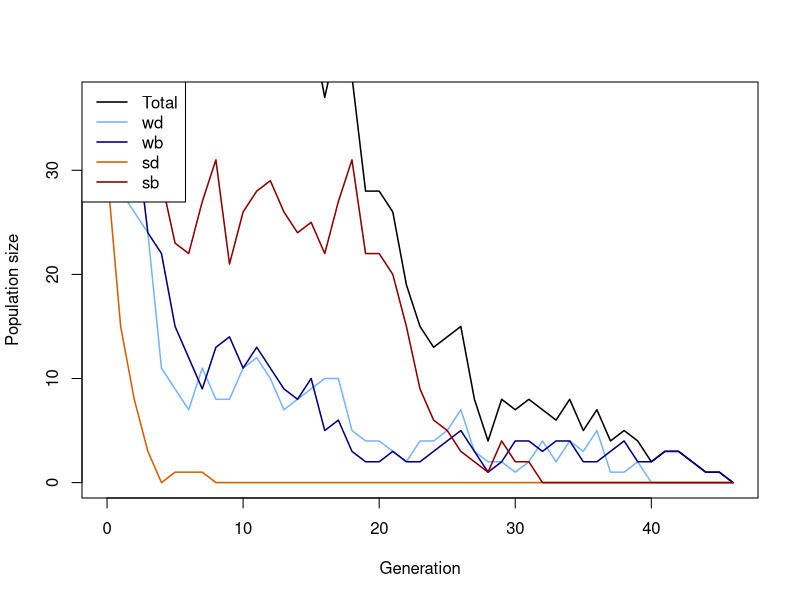
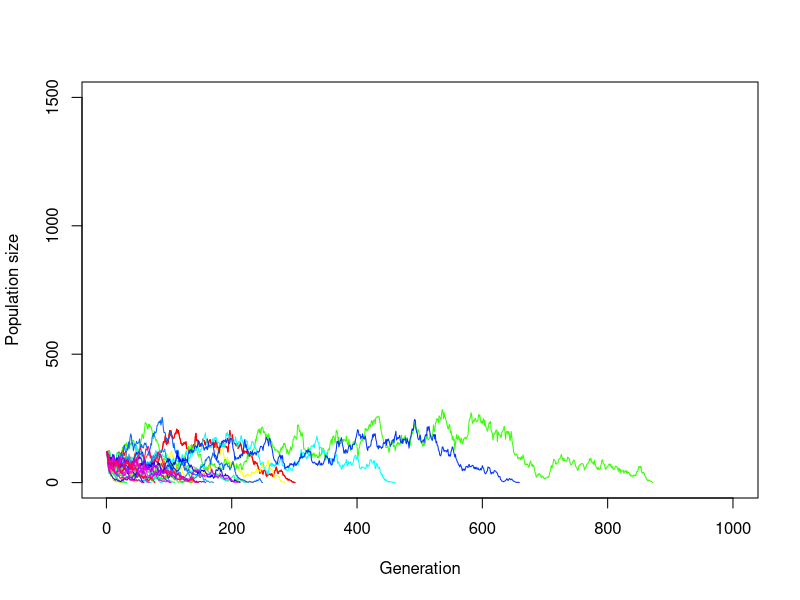
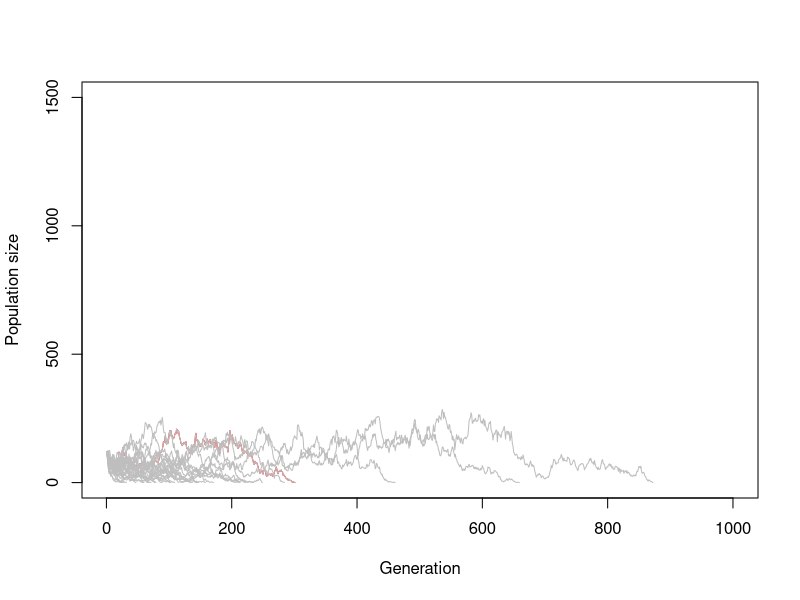

Write R code to recreate these figures, in order. (Note: this script raises an error after producing the figures.)
## ---- chunk 1
# Function for simulating one Generation in the Population
# adding the population sizes, decay rates, seleection coefficients and mutation rates
simulate_one_gen <- function(N_wd, N_wb, N_sd, N_sb, decay_rate_wm, decay_rate_sm, s_wm, s_sm, m_rate_wm, m_rate_sm) {
  
  # draw Offspring according to Poisson Distribution
  # altered so all four different mutations are considered 
  # for deleterious mutations the s is calculated minus (negative effect) and for the beneficial muation the s is added (positive effect)
  
  offsp_wd <- rpois(1, N_wd * (1-decay_rate_wm-s_wm))
  offsp_wb <- rpois(1, N_wb * (1-decay_rate_wm+s_wm))
  offsp_sd <- rpois(1, N_sd * (1-decay_rate_sm-s_sm))
  offsp_sb <- rpois(1, N_sb * (1-decay_rate_sm+s_sm))
  
  # draw changing Mutants according to Poisson Distribution
  # alterations considering the for different mutations 
  
  mut_wd_to_wb <- rpois(1, offsp_wd * m_rate_wm)
  mut_sd_to_sb <- rpois(1, offsp_sd * m_rate_sm)
  mut_wb_to_wd <- rpois(1, offsp_wb * m_rate_wm)
  mut_sb_to_sd <- rpois(1, offsp_sb * m_rate_sm)
  
  # determine new Population Sizes of all four Mutants (2 versions of weak Mutations   and 2   versions of strong Mutations)
  # to account for back mutations as well (beneficial to deleterious), mutations rates for these cases are added (mut_b_to_d)
  
  N_wd_new <- max(offsp_wd - mut_wd_to_wb+ mut_wb_to_wd,0)
  N_wb_new <- max(offsp_wb - mut_wb_to_wd+ mut_wd_to_wb,0)
  N_sd_new <- max(offsp_sd - mut_sd_to_sb+ mut_sb_to_sd,0)
  N_sb_new <- max(offsp_sb - mut_sb_to_sd+ mut_sd_to_sb,0)
  
  # with the return function, the new values for population sizes are stored
  
   # Return new population sizes and mutation changes
  return(list(
    N_wd_new = N_wd_new,
    N_wb_new = N_wb_new,
    N_sd_new = N_sd_new,
    N_sb_new = N_sb_new,
    mut_wb_to_wd = mut_wb_to_wd,
    mut_wd_to_wb = mut_wd_to_wb,
    mut_sb_to_sd = mut_sb_to_sd,
    mut_sd_to_sb = mut_sd_to_sb
  ))
}
  # with print we visualize the numbers we get for the population sizes and mutation changes, we simulate the population by setting our parameters to certain values 


print(simulate_one_gen(N_wd=50, N_wb=50, N_sd=50, N_sb=50, decay_rate_wm=0, decay_rate_sm=0, s_wm=0, s_sm=0, m_rate_wm=0.005, m_rate_sm=0.005))
## ---- chunk 2
# Simulation runs until the 100th Generation

max_gen=1000

#With this function we simulate over generations, we put initial population sizes of the four mutations, with the parameter max_gen we determine that our simulation maximally runs until the 100th geneeration

simulate_pop <- function(init_wd, init_wb,  init_sd, init_sb, decay_rate_wm, decay_rate_sm, s_wm, s_sm, m_rate_wm, m_rate_sm, max_gen) {
  
  # Create the Vector in which to save the Results
  pop_vector <- c(init_wd,init_wb, init_sd, init_sb)
  
  # initiate the variables
  pop_new <- c(init_wd, init_wb, init_sd, init_sb)
  
   # defining counters for mutation changes
  count_wb_to_wd <- 0
  count_wd_to_wb <- 0
  count_sb_to_sd <- 0
  count_sd_to_sb <- 0
  total_mut_events <- 0
  
  # run the Simulation until Generation max_gen
  for (i in 1:(max_gen + 1)) {
    
    # redefine the current Population one Generation later
    results <- simulate_one_gen(pop_new[1],pop_new[2],pop_new[3],pop_new[4], decay_rate_wm, decay_rate_sm, s_wm, s_sm, m_rate_wm, m_rate_sm)
    
    # add the new Population Sizes to the Output Vector
    pop_new <- c(results$N_wd_new, results$N_wb_new, results$N_sd_new, results$N_sb_new)
    pop_vector <- rbind(pop_vector,pop_new)
    
     # count for tracking Mutations
    count_wb_to_wd <- count_wb_to_wd + results$mut_wb_to_wd
    count_wd_to_wb <- count_wd_to_wb + results$mut_wd_to_wb
    count_sb_to_sd <- count_sb_to_sd + results$mut_sb_to_sd
    count_sd_to_sb <- count_sd_to_sb + results$mut_sd_to_sb
    total_mut_events <- total_mut_events + results$mut_wb_to_wd + results$mut_wd_to_wb +
      results$mut_sb_to_sd + results$mut_sd_to_sb
      
    # Condition to stop the Simulation before max_gen: either the Population exceeds 10 Times the Original Population Size, or it goes extinct
    
    if ((sum(pop_new) >= 10 * sum(c(init_wd, init_wb, init_sd, init_sb))) || sum(pop_new) == 0)
      break

}
    # calculating Mutation Frequencies percent
    if (total_mut_events > 0) {
    freq_wb_to_wd <- 100 * count_wb_to_wd / total_mut_events
    freq_wd_to_wb <- 100 * count_wd_to_wb / total_mut_events
    freq_sb_to_sd <- 100 * count_sb_to_sd / total_mut_events
    freq_sd_to_sb <- 100 * count_sd_to_sb / total_mut_events
  } else {
    freq_wb_to_wd <- freq_wd_to_wb <- freq_sb_to_sd <- freq_sd_to_sb <- 0
  }  
  # Define the Row and Column Names of the Output Vector
  rownames(pop_vector) <- (0:max_gen)[1:length(pop_vector[,1])] 
  
  # the colom-names in our vectors are according to our mutations (wd, wb, sd, sb)
  
  colnames(pop_vector) <- c("wd","wb", "sd", "sb")
  
    
  
  # Return mutation results
  return(list(
    population = pop_vector,
    switch_stats = data.frame(
      wb_to_wd = freq_wb_to_wd,
      wd_to_wb = freq_wd_to_wb,
      sb_to_sd = freq_sb_to_sd,
      sd_to_sb = freq_sd_to_sb
    )
  ))
}
  



# Test the Function and plot the Result

max_gen <- 100

# Simulation Data with certain values determined

output <- simulate_pop(init_wd=30, init_wb=30,  init_sd=30, init_sb=30, decay_rate_wm=0.1, decay_rate_sm=0.2, s_wm=0.1, s_sm=0.2, m_rate_wm=0.003, m_rate_sm=0.005,max_gen)

# show the last few Lines of the Data Table

print(tail(output))

# plot the Output 

# population-Matrix extrahieren
pop_matrix <- output$population

# Prozentuale Häufigkeiten der Mutationswechsel
switch_stats <- output$switch_stats
print(switch_stats)

# determine x axis Range 
x_range <- 0:(nrow(pop_matrix)-1)

# this plots the total Population Size-black line visible in the plot
plot(x_range, pop_matrix[,1] + pop_matrix[,2] + pop_matrix[,3] + pop_matrix[,4],
     type='l', ylim=c(0,max(pop_matrix)), xlab="Generation", ylab="Population size",
     col="black", lwd=1.5)

# adding each mutant
lines(x_range, pop_matrix[,1], col="#77b5fe", lwd=1.5) # wd
lines(x_range, pop_matrix[,2], col="navyblue", lwd=1.5) # wb
lines(x_range, pop_matrix[,3], col="#D55E00", lwd=1.5) # sd
lines(x_range, pop_matrix[,4], col="darkred", lwd=1.5) # sb

# Legende
legend("topleft",
       legend=c("Total","wd","wb","sd","sb"),
       col=c("black","#77b5fe","navyblue","#D55E00","darkred"),
       lty=1, lwd=1.5)

# Beispiel: Ausgabe der Prozentzahlen für Mutationswechsel
cat("\nProzentuale Häufigkeiten der Wechsel:\n")
print(switch_stats)













## ---- chunk 3
# code for plotting the result of different populations in one plot
init_wd <- 30
init_wb <- 30
init_sd <- 30
init_sb <- 30
m_rate_wm <- 0.002 
m_rate_sm <- 0.003
decay_rate_wm <- 0.1
decay_rate_sm <- 0.2
s_wm <- 0.1
s_sm <- 0.2
max_gen <- 1000
replicates <- 30


# defining Data Frame to save one Row (Population Size for multiple Generations until max_gen) after one Loop
temp_output <- data.frame(array(NA, dim = c(0,max_gen)))
# defining Data Frame to save all Results from Loop
final_output <- data.frame(array(NA, dim = c(replicates,max_gen)))
# defining a Set of colors in order to color each Line differently
lines_colors <- rainbow(replicates)

# simulating a population multiple times
for (i in 1:replicates) {
  temp_output <- simulate_pop(
    init_wd, init_wb, init_sd, init_sb,
    decay_rate_wm, decay_rate_sm,
    s_wm, s_sm,
    m_rate_wm, m_rate_sm,
    max_gen = max_gen)
   # extract Pop Matrix
  pop_matrix <- temp_output$population
  
  # calculate Row Sums
  temp_output <- rowSums(pop_matrix[, c("wd", "wb", "sd", "sb")])
  # adding to Result Table
  final_output[i, 1:length(temp_output)]<-temp_output
}

# defining end_gen which is as long as the last Generation where the pop size is an actual Number and not NA yet
end_gen<-tail(which(!is.na(final_output[1,])), 1)
# Plot one Line / one Population
plot(x=1:max_gen,y=final_output[1,1:max_gen],type='l',ylim=c(0,max(1500, na.rm = TRUE)),xlab =  "Generation",ylab = "Population size", col = lines_colors[1])
# Loop for plotting each Row of Data Table / Population as a Line in the Plot
for (i in 1:replicates) {
  
  end_gen<-tail(which(!is.na(final_output[i,])), 1)
  lines(x=1:max_gen,y=final_output[i,1:max_gen], col=lines_colors[i])
  
  
}

# defining end_gen which is as long as the last Generation where the pop size is an actual Number and not NA yet
end_gen<-tail(which(!is.na(final_output[1,])), 1)
# Plot one Line / one Population
plot(x=1:max_gen,y=final_output[1,1:max_gen],type='l',ylim=c(0,max(1500, na.rm = TRUE)),xlab =  "Generation",ylab = "Population size", col = lines_colors[1])
# Loop for plotting each Row of Data Table / Population as a Line in the Plot
for (i in 1:replicates) {
  
  end_gen<-tail(which(!is.na(final_output[i,])), 1)
  
  if (end_gen < max_gen){
    line_col <- "grey"
  } else {
    line_col <- lines_colors[i]
  }
  lines(x=1:max_gen,y=final_output[i,1:max_gen], col=line_col)
  
  
}

## ---- chunk 4
# set some Parameters to fixed Values

init_wd <- 30
init_wb <- 30
init_sd <- 30
init_sb <- 30
m_rate_wm <- 0.001
m_rate_sm <- 0.005
decay_rate_wm <- 0.1
decay_rate_sm <- 0.2
s_wm <- 0.2
s_sm <- 0.3
max_gen <- 1000
# determine how often to run the Simulation for each set of Parameters
no_replicates <- 50


# set Parameters to vary
s_values_wm <- c(0.10,0.15,0.2)
s_values_sm <- c(0.25,0.30,0.35)
#m_values_wm <- c(0.001,0.01,0.05)
#m_values_sm <- c(0.05,0.1,0.15)


# initialize Data Table - where to collect the Results
data_table <- c()
data_table_wd<- c()
data_table_wb<- c()
data_table_sd<- c()
data_table_sb<- c()
# empty list to save rescue results
rescue_results <- data.frame(
  s_wm = numeric(),
  s_sm = numeric(),
  replicate = integer(),
  rescued = integer()
)

# preparing list to save mutation changes (in per cent) for all replicates - only if they exist
switch_stats_all <- data.frame(
  s_wm = numeric(),
  s_sm = numeric(),
  replicate = integer(),
  wb_to_wd = numeric(),
  wd_to_wb = numeric(),
  sb_to_sd = numeric(),
  sd_to_sb = numeric()
)

# define total runs and rescue count
total_runs<-0
rescue_count<-0
# run the Simulation across all chosen parameters
# loop over mutation rates
#for(mval_wm in m_values_wm){
 # for(mval_sm in m_values_sm){
    # loop over Selection strength
    for(sval_wm in s_values_wm){
      for(sval_sm in s_values_sm){
        # different Way of running many Simulations: make Replicates using "repeat" Function         with a counter i
        # reset Counter
        i<-1
        
        repeat {
          # increase Counter by one
          i<-i+1
          # defining total runs
          total_runs <- total_runs + 1
          # run the Simulation once
          one_run <- simulate_pop(init_wd, init_wb, init_sd, init_sb,
                                  decay_rate_wm, decay_rate_sm,
                                  sval_wm, sval_sm, m_rate_wm=0.001,m_rate_sm=0.005, max_gen)
          
          # determine total Population Sizes
         pop_matrix <- one_run$population


         total_size <- rowSums(pop_matrix)
          
          # Populationsextrakt
  pop_matrix <- one_run$population
  total_size <- rowSums(pop_matrix)
# saving mutation changes  
 if (!is.null(one_run$switch_stats) && nrow(one_run$switch_stats) > 0) {
  switch_stats <- one_run$switch_stats
  switch_stats_all <- rbind(
    switch_stats_all,
    data.frame(
      s_wm = sval_wm,
      s_sm = sval_sm,
      replicate = i-1,
      wb_to_wd = switch_stats$wb_to_wd,
      wd_to_wb = switch_stats$wd_to_wb,
      sb_to_sd = switch_stats$sb_to_sd,
      sd_to_sb = switch_stats$sd_to_sb
    )
  )
}
          
          
          # determine final Population Size for each Mutant
          N_end_wd <- pop_matrix[nrow(pop_matrix), "wd"]
          N_end_wb <- pop_matrix[nrow(pop_matrix), "wb"]
          N_end_sd <- pop_matrix[nrow(pop_matrix), "sd"]
          N_end_sb <- pop_matrix[nrow(pop_matrix), "sb"]
        
          total_end <- N_end_wd + N_end_wb + N_end_sd + N_end_sb
          # introduce rescue count
         rescued_wd <- ifelse(N_end_wd > 0, 1, 0)
         rescued_wb <- ifelse(N_end_wb > 0, 1, 0)
         rescued_sd <- ifelse(N_end_sd > 0, 1, 0)
         rescued_sb <- ifelse(N_end_sb > 0, 1, 0)

         
          # save rescue outcome (rescue or extinction)
          rescue_results <- rbind(rescue_results,
            data.frame(
              s_wm = sval_wm,
              s_sm = sval_sm,
              replicate = i - 1,
              rescued_wd = rescued_wd,
              rescued_wb = rescued_wb,
              rescued_sd = rescued_sd,
              rescued_sb = rescued_sb
  )
)

          # determine Frequencies of each mutant in the final Population
          freq_wd <- ifelse(total_end > 0, N_end_wd / total_end, 0)
          freq_wb <- ifelse(total_end > 0, N_end_wb / total_end, 0)
          freq_sd <- ifelse(total_end > 0, N_end_sd / total_end, 0)
          freq_sb <- ifelse(total_end > 0, N_end_sb / total_end, 0)
          
          
          
          data_table_wd<- rbind(data_table_wd, c(sval_wm,freq_wd))
          data_table_wb<- rbind(data_table_wb, c(sval_wm, freq_wb))
          data_table_sd<- rbind(data_table_sd,c(sval_sm, freq_sd))
          data_table_sb<-rbind(data_table_sb, c (sval_sm,freq_sb))
          # enter the Data into the Table
          data_table <- rbind(data_table,c(m_rate_wm = 0.001,m_rate_sm = 0.005,sval_wm,sval_sm,N_end_wd,N_end_wb, N_end_sd, N_end_sb,freq_wd, freq_wb, freq_sd,freq_sb)) # note that we add the                varying parameters (mutation rate and selection strength for each version of weak            and strong mutation) to the table too
          # stop the repeated Computation after no_replicates times
          
          
          if(i>no_replicates) break
          
        }
      }
    }
  #}
#}

# Population over generations
print(one_run$population)
# Mutation changes in percent
print(switch_stats_all)



# Make sure data is a proper data frame
data_table_wd <- as.data.frame(data_table_wd)

# If the column names are missing or wrong, set them
colnames(data_table_wd) <- c("V1", "V2")

# Add an index column for plotting along x-axis
data_table_wd$Index <- 1:nrow(data_table_wd)

# plotting mutation changes with different s values
switch_long <- switch_stats_all %>%
  pivot_longer(cols = c(wb_to_wd, wd_to_wb, sb_to_sd, sd_to_sb),
               names_to = "switch_type",
               values_to = "percent")

ggplot(switch_long, aes(x = factor(s_wm), y = percent, fill = switch_type)) +
  geom_boxplot() +
  facet_wrap(~ switch_type) +
  labs(x = "s_wm", y = "Percentage of total mutation events") +
  theme_minimal()

# calculate rescue probability per parameter combination
library(dplyr)
library(ggplot2)
library(tidyr)



rescue_summary <- rescue_results %>%
  group_by(s_wm, s_sm) %>%
  summarise(
    rescue_prob_wd = mean(rescued_wd),
    rescue_prob_wb = mean(rescued_wb),
    rescue_prob_sd = mean(rescued_sd),
    rescue_prob_sb = mean(rescued_sb),
    .groups = "drop"
  )

print(rescue_summary)


# Prepare rescue data
rescue_long <- rescue_summary %>%
  pivot_longer(
    cols = starts_with("rescue_prob_"),
    names_to = "mutant",
    values_to = "rescue_prob"
  ) %>%
  mutate(
    mutant = gsub("rescue_prob_", "", mutant),
    s_value = case_when(
      mutant %in% c("wd", "wb") ~ s_wm,
      mutant %in% c("sd", "sb") ~ s_sm
    )
  )

library(ggplot2)

ggplot(rescue_long, aes(x = factor(s_value), y = rescue_prob, fill = mutant)) +
  geom_boxplot(alpha = 0.7) +
  scale_y_continuous(limits = c(0, 1)) +
  scale_fill_manual(values = c(
    "wd" = "#77b5fe", 
    "wb" = "navyblue", 
    "sd" = "#D55E00", 
    "sb" = "darkred"
  )) +
  facet_wrap(~ mutant, scales = "free_x") +
  labs(
    title = "Rescue Probability per Mutant vs Relevant Selection Coefficient (Boxplot)",
    x = "Relevant selection coefficient (s)",
    y = "Rescue Probability",
    fill = "Mutant"
  ) +
  theme_minimal(base_size = 14)

ggplot(rescue_long, aes(x = s_value, y = rescue_prob, color = mutant)) +
  geom_jitter(width = 0.01, height = 0, size = 3, alpha = 0.7) +
  stat_summary(fun = mean, geom = "point", shape = 18, size = 4, color = "black") +
  scale_y_continuous(limits = c(0, 1)) +
  scale_color_manual(values = c(
    "wd" = "#77b5fe", 
    "wb" = "navyblue", 
    "sd" = "#D55E00", 
    "sb" = "darkred"
  )) +
  facet_wrap(~ mutant, scales = "free_x") +
  labs(
    title = "Rescue Probability per Mutant vs Relevant Selection Coefficient (Scatterplot)",
    x = "Relevant selection coefficient (s)",
    y = "Rescue Probability",
    color = "Mutant"
  ) +
  theme_minimal(base_size = 14)














# plotting wd with different s values
  # making sure that its a data frame
data_table_wd <- as.data.frame(data_table_wd)
colnames(data_table_wd) <- c("V1", "V2")


  # Scatterplot of wd with jitter and mean 
library(ggplot2)
ggplot(data_table_wd, aes(x = factor(V1), y = V2, color = factor(V1))) +
  geom_jitter(width = 0.2, height = 0, size = 2, alpha = 0.7) +
  stat_summary(fun = mean, geom = "point", shape = 18, size = 4, color = "black") +
  labs(
    x = "selection coefficients",
    y = "frequency",
    color = "selection coefficient",
    title = "Weak deleterious-Means of frequencies of the different selection coefficients"
  ) +
  theme_minimal()

# plotting wb with different s values
  # making sure that its a data frame
data_table_wb <- as.data.frame(data_table_wb)
colnames(data_table_sb) <- c("V1", "V2")

# Scatterplot of wb with jitter and mean
ggplot(data_table_wb, aes(x = factor(V1), y = V2, color = factor(V1))) +
  geom_jitter(width = 0.2, height = 0, size = 2, alpha = 0.7) +
  stat_summary(fun = mean, geom = "point", shape = 18, size = 4, color = "black") +
  labs(
    x = "selecton coefficients",
    y = "frequency",
    color = "selection coefficients",
    title = "Weak beneficial-Means of frequencies of the different selection coefficientsn"
  ) +
  theme_minimal()

# plotting sd with different s values
  # making sure that its a data frame
data_table_sd <- as.data.frame(data_table_sd)

colnames(data_table_sd) <- c("V1", "V2")

  # Scatterplot of sd with jitter and mean
ggplot(data_table_sd, aes(x = factor(V1), y = V2, color = factor(V1))) +
  geom_jitter(width = 0.2, height = 0, size = 2, alpha = 0.7) +
  stat_summary(fun = mean, geom = "point", shape = 18, size = 4, color = "black") +
  labs(
    x = "selection coefficients ",
    y = "frequency",
    color = "selection coefficients",
    title = "Strong deletrious-Means of frequencies of the different selection coefficients"
  ) +
  theme_minimal()

# plotting sb with different s values
  # making sure that its a data frame

data_table_sb <- as.data.frame(data_table_sb)
colnames(data_table_sb) <- c("V1", "V2")

  # Scatterplot of sb with jitter and mean 
ggplot(data_table_sb, aes(x = factor(V1), y = V2, color = factor(V1))) +
  geom_jitter(width = 0.2, height = 0, size = 2, alpha = 0.7) +
  stat_summary(fun = mean, geom = "point", shape = 18, size = 4, color = "black") +
  labs(
    x = "selection coefficients",
    y = "frequency",
    color = "selection coefficients",
    title = "Strong beneficial-Means of frequencies of the different selection coefficients"
  ) +
  theme_minimal()


# mean Frequencies of each mutant
mean_freq_wd <- mean(freq_wd)*100
mean_freq_wb <- mean(freq_wb)*100
mean_freq_sd <- mean(freq_sd)*100
mean_freq_sb <- mean(freq_sb)*100

print(paste("Mean frequency of wd =", mean_freq_wd) )
print(paste("Mean frequency of wb =", mean_freq_wb) )
print(paste("Mean frequency of sd =", mean_freq_sd) )
print(paste("Mean frequency of sb =", mean_freq_sb) )

# define Column Names of Data Table
colnames(data_table) <- c("m_rate_wm","m_rate_sm","s_wm","s_sm","N_end_wd", "N_end_wb", "N_end_sd", "N_end_sb","freq_wd", "freq_wb", "freq_sd","freq_sb")
# show the first and last Lines of the Output
print(head(data_table))
print(tail(data_table))
